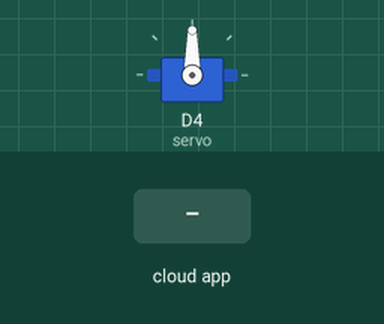
Simulated run of this sketch. Board: ESP8266 (NodeMCU). Shown: servo. The inputs (shaded band) are chosen by the test bench. WiFi joins after 1.5 s; servers stay silent unless stated; the Firebase database answers and starts empty; what the sketch prints to the serial monitor is not drawn.

Above: at 3.2 s.
3.3 s: the phone or cloud app sets state to 1
At 4.6 s:
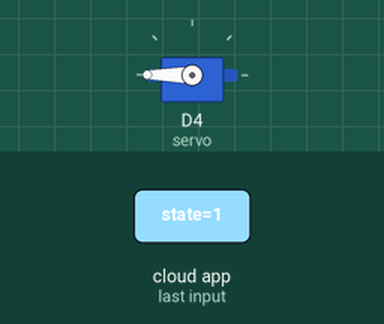
5.6 s: the phone or cloud app sets state to 0
At 7.4 s:
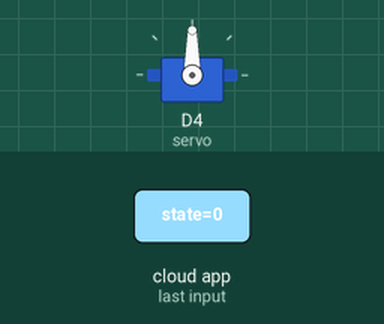
Timing chart, 0 to 8.9 s (numbered marks = the images above; inputs shaded):
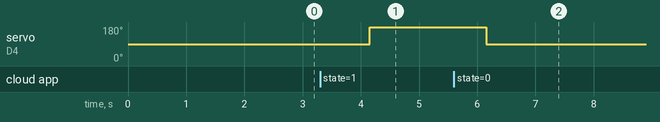

The sketch:

SmartAquarium_Firebase.ino
```cpp
#include <ESP8266WiFi.h>
#include <Firebase_ESP_Client.h>
#include <Servo.h>

const char* ssid =  "JOY HOME";
const char* password = "sudahganti";

// Define the Firebase API key
#define API_KEY "AIzaSyDfwPxwqS1jpxERlxMU8CV_3YD14A3uDeE"

// Define the RTDB URL ->
#define DATABASE_URL "https://smartaquariumv1-default-rtdb.firebaseio.com/"

// User email and password
#define USER_EMAIL "feiveljethroezhekiel@gmail.com"
#define USER_PASSWORD "Jethro30_123"


// Define Firebase Data Object
FirebaseData fbdo;
FirebaseAuth auth;
FirebaseConfig config;

unsigned long sendDataPrevMills = 0;
Servo servo;

void setup() {
  servo.attach(D4);

  Serial.begin(115200);
  // Connect to access point
  Serial.println("Connecting");
  WiFi.begin(ssid, password);
  while (WiFi.status() != WL_CONNECTED){
    delay(1000);
    Serial.print(".");
  }
  // Print our local IP
  Serial.print("Connected!\n");
  Serial.print("My IP Address: ");
  Serial.print(WiFi.localIP());

  // Assign the API Key (required)
  config.api_key = API_KEY;

  // Assign the user sign in credentials
  //Serial.println("Masuk autentifikasi");
  auth.user.email = USER_EMAIL;
  auth.user.password = USER_PASSWORD;

  // Assign the RTDB URL (required)
  //Serial.println("Masuk database");
  config.database_url = DATABASE_URL;

  // Comment or pass false value when wifi reconnection will control by your code or third party
  Firebase.reconnectWiFi(true);
  fbdo.setBSSLBufferSize(4096,1024);
  fbdo.setResponseSize(2048);
  Firebase.begin(&config, &auth);
  Firebase.setDoubleDigits(5);
  config.timeout.serverResponse = 10 * 1000;
  //Serial.println("Selesai setup");

}

void loop() {
  // Put your main code here, to run repeatedly:
  //  Serial.print("Masuk loop\n");
  if(Firebase.ready() && (millis() - sendDataPrevMills > 1000 || sendDataPrevMills == 0)){
    sendDataPrevMills = millis();
     //Serial.print("masuk ready\n");

    int servoPosition;
    // RTDB = Real Time Database
    if(Firebase.RTDB.getInt(&fbdo, "/Servo/state", &servoPosition)){
      if (servoPosition == 1){
        servo.write(180);
      }else{
        servo.write(90);
      }

      //Serial.print("success\n");
    } else {
      Serial.println(fbdo.errorReason().c_str());
    }
  }
}
```

Measured:
- after the input at 3.3 s, servo on D4 (servo): 90° → 180° after 0.86 s
- after the input at 5.6 s, servo on D4 (servo): 180° → 90° after 0.56 s
